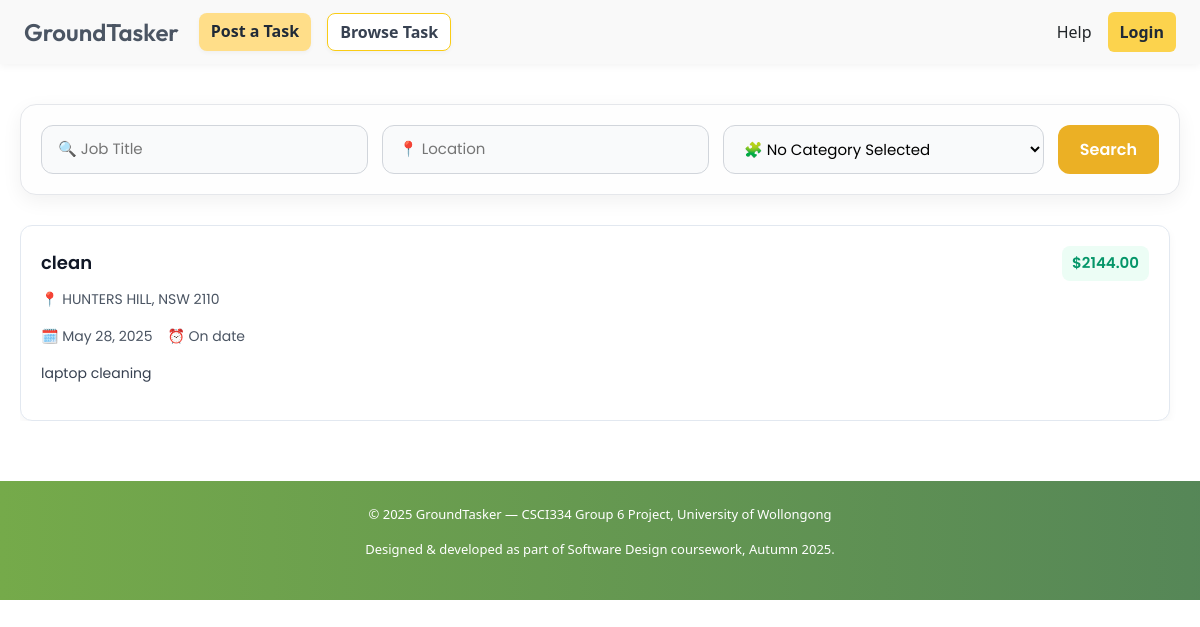
The page /tasks/jobs/ on the database as committed earlier.
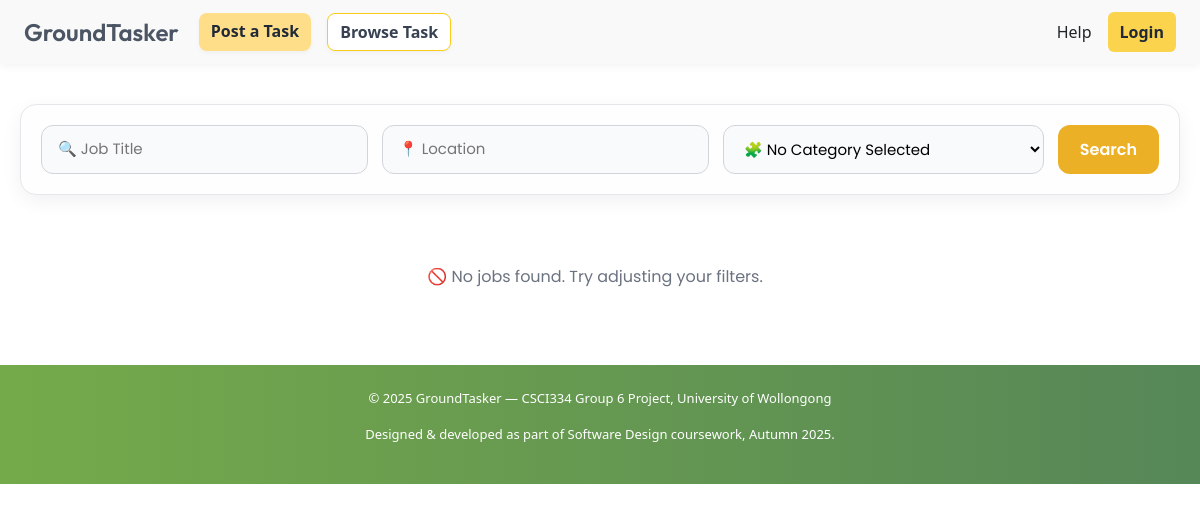
The same page on the database as committed later.
### tasks/models.py (models this page shows, shortened)
class Task(models.Model):
    FLEX_CHOICES = [
        ('on_date', 'On date'),
        ('before_date', 'Before date'),
        ('flexible', "I'm flexible"),
    ]
    title = models.CharField(max_length=200)
    description = models.TextField()
    location = models.CharField(max_length=255)
    budget = models.DecimalField(max_digits=10, decimal_places=2, default=Decimal('0.00'))
    due_type = models.CharField(max_length=20, choices=FLEX_CHOICES)
    due_date = models.DateField(null=True, blank=True)
    posted_by = models.ForeignKey(settings.AUTH_USER_MODEL, on_delete=models.CASCADE)
    created_at = models.DateTimeField(auto_now_add=True)
    category = models.CharField(max_length=100, blank=True, null=True, default="")
    bookmarked_by = models.ManyToManyField(settings.AUTH_USER_MODEL, related_name="bookmarked_tasks", blank=True)

### tasks/views.py (the view)
# urls.py: path('jobs/', JobListView.as_view(), name='job_list'),
class JobListView(View):
    def get(self, request):
        title = request.GET.get('title', '')
        location = request.GET.get('location', '')
        category = request.GET.get('category', '')
        filters = {}
        if title:
            filters['title__icontains'] = title
        if location:
            filters['location__icontains'] = location
        if category:
            filters['category__icontains'] = category
        from django.db.models import Count, Q
        tasks = Task.objects.filter(**filters).annotate(
            accepted_or_completed=Count('offers', filter=Q(offers__status__in=['accepted', 'completed']))
        ).filter(accepted_or_completed=0)
        locations = Task.objects.values_list('location', flat=True).distinct()
        categories = [
            "Cleaning", "Gardening", "Repairs", "Car Detailing", "Moving",
            "Delivery", "Pet Care", "Personal Assistant", "Handyman"
        ]
        return render(request, 'job_list.html', {
            'tasks': tasks,
            'locations': locations,
            'categories': categories,
        })

### templates/job_list.html (shortened to what this page needs)
{% extends "base.html" %}
{% load static %}
{% block extra_css %}
<link rel="stylesheet" href="{% static 'css/job_list.css' %}">
<link rel="stylesheet" href="https://cdn.jsdelivr.net/npm/bootstrap-icons@1.10.5/font/bootstrap-icons.css">
{% endblock %}
{% block content %}
<div class="job-list-wrapper">
  <form method="get" action="{% url 'job_list' %}">
    <div class="enhanced-filter">
      <input type="text" name="title" placeholder="🔍 Job Title" value="{{ request.GET.title }}">
      <input type="text" name="location" placeholder="📍 Location" value="{{ request.GET.location }}">
      <select name="category">
        <option value="">🧩 No Category Selected</option>
      </select>
      <button type="submit">Search</button>
    </div>
  </form>
  <div class="job-card-list" id="jobCardList">
    {% for task in tasks %}
    <a href="{% url 'job_detail' task.id %}" class="job-card"
       data-title="{{ task.title|lower }}"
       data-location="{{ task.location|lower }}"
       data-category="{{ task.category|default:''|lower }}"
       data-budget="{{ task.budget }}">
      <div class="job-card-header">
        <h3>{{ task.title }}</h3>
        <span class="budget-badge">${{ task.budget }}</span>
      </div>
      <p class="job-location">📍 {{ task.location }}</p>
      <p class="job-meta">
        🗓️ {% if task.due_date %}{{ task.due_date }}{% else %}Flexible{% endif %}
        &nbsp;&nbsp; ⏰ {{ task.get_due_type_display }}
      </p>
      <p class="job-description">{{ task.description|truncatechars:100 }}</p>
    </a>
    {% empty %}
    <p style="text-align: center; color: #6b7280; font-size: 16px; margin-top: 40px;">🚫 No jobs found. Try adjusting your filters.</p>
    {% endfor %}
  </div>
</div>
{% endblock %}

Rows that differ between the two databases and show on the page:
removed Task: title "clean", budget "2144.00", location "HUNTERS HILL, NSW 2110", due_date "May 28, 2025", due_type "On date", description "laptop cleaning"
Other text that changed with them:
text now shown: "🚫 No jobs found. Try adjusting your filters."
